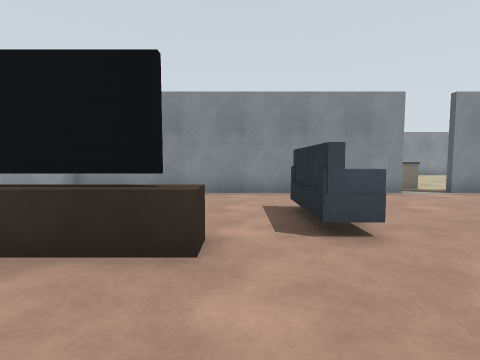
view 1 (above)

19 first-person views from a walk through a robot-simulator world made for Gazebo. The camera is 1 m above the floor, tilts 4° down and sees 85° across. The lines on the ground mark 1 m squares. The floor is counted in squares, 1 m on a side. Each view is taken from the middle of a square. On the plan, view 1 faces up. The plan holds only what a view shows up to about 11 squares ahead; the rest is blank. The place goes on beyond the plan.

view 2
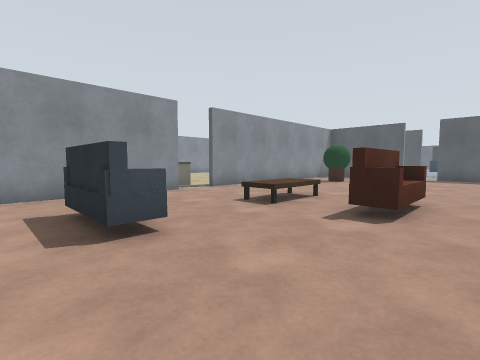

view 3
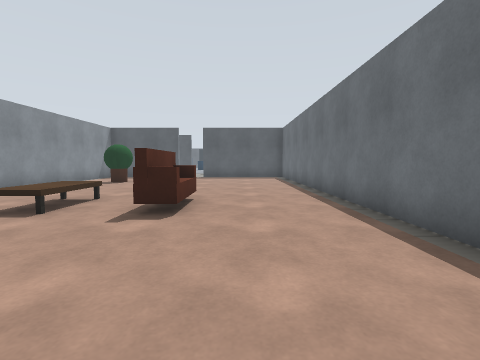

view 4
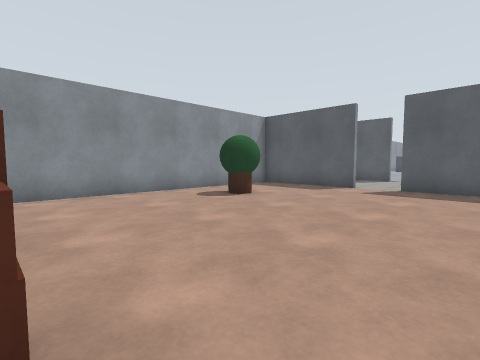

view 5
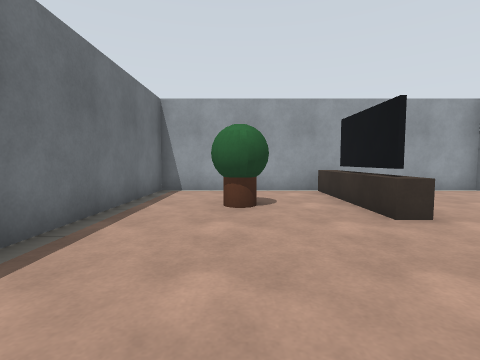

view 6
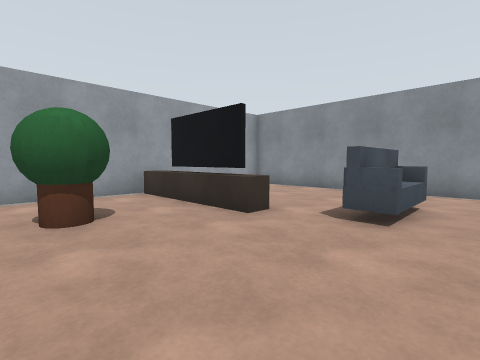

view 7
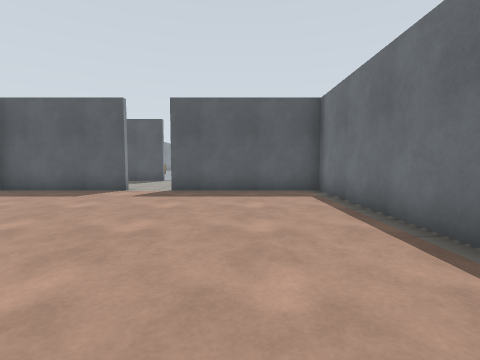

view 8
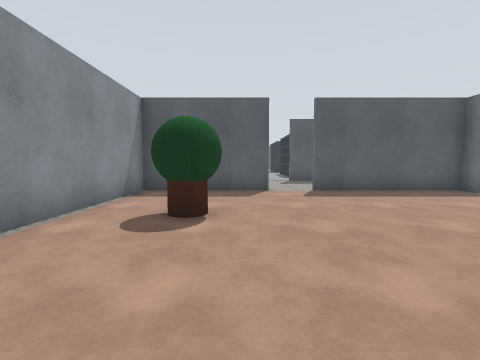

view 9
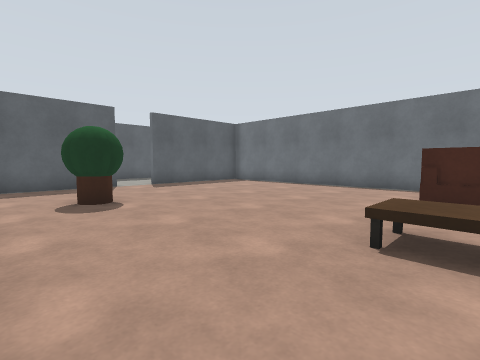

view 10
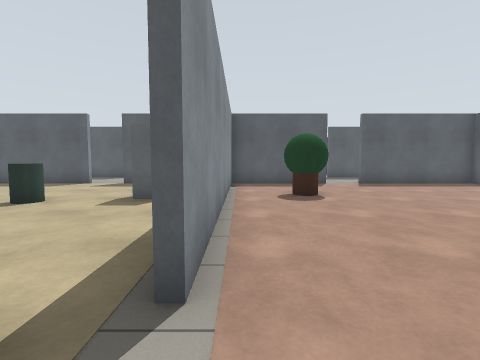

view 11
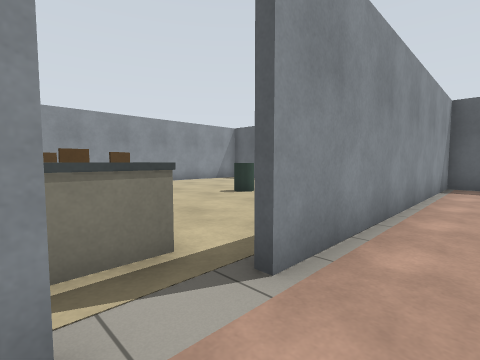

view 12
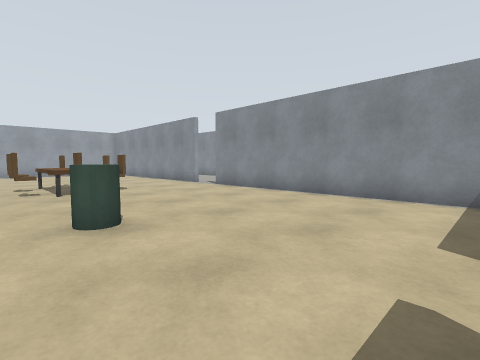

view 13
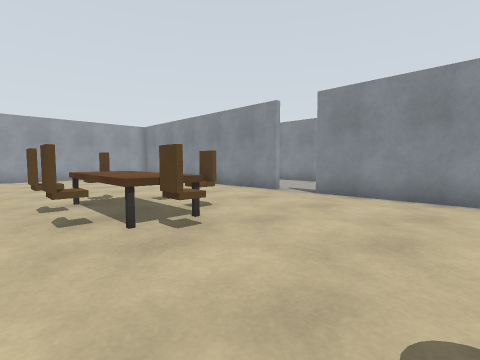

view 14
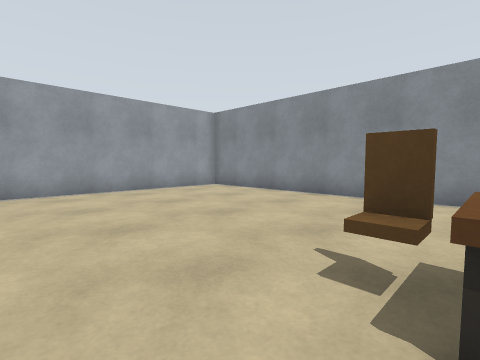

view 15
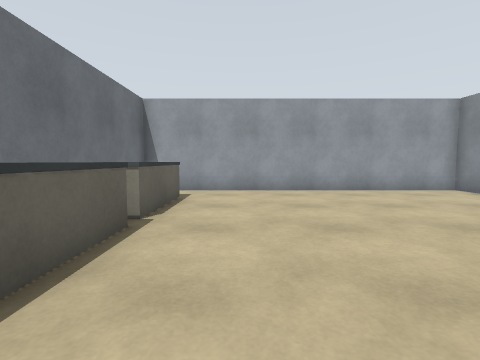

view 16
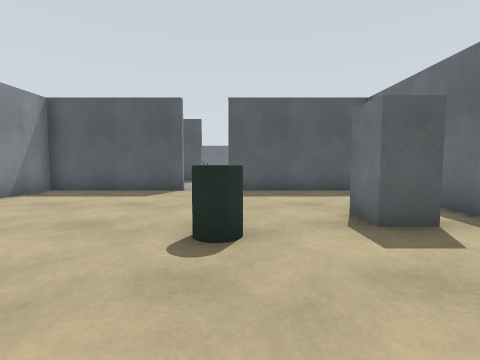

view 17
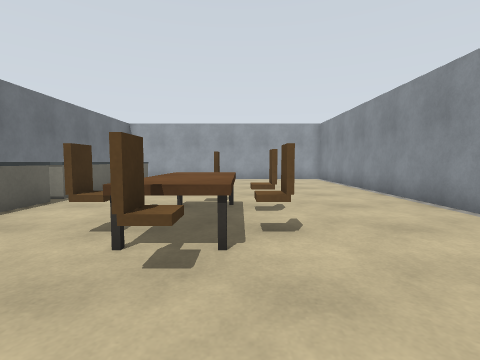

view 18
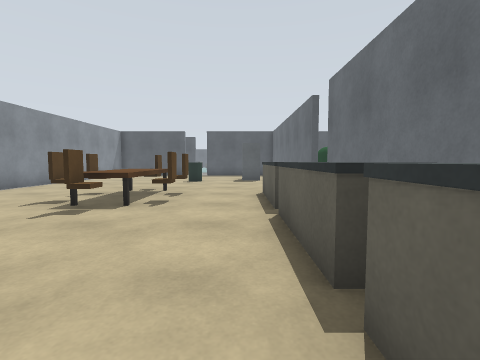

view 19
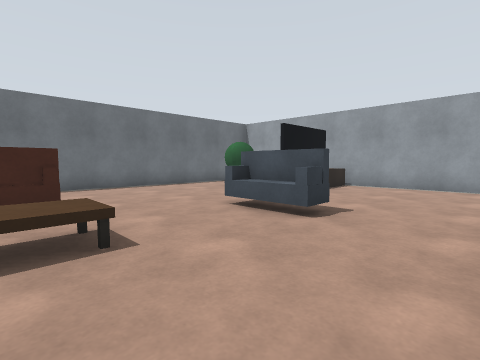

### Floor plan
Points are (right, up) in squares from view 1. A wall is a line through its corners. A room is listed if a view was taken in it or the views show most of it. See-through windows are left out.
Room 1 (views 1, 2, 3, 4, 5, 6, 7, 8, 9, 10, 11, 19)
walls: (4.9, 2) (7.1, 2); (7.1, 1.7) (4.9, 1.7); (1.1, 3.4) (1.1, 5.6); (1.4, 5.6) (1.4, 3.4); (5.2, 8.4) (-5.3, 8.4) (-5.3, 3.4); (17.1, 3.9) (17.1, 8.4) (6.8, 8.4); (-5.3, 2.4) (-5.3, -2.8) (17.1, -2.8) (17.1, 2.5)
ways out: opening at (6, 9) to room 2; opening at (17, 3)
objects: brown box (-5, 3) to (-1, 3); brown cylinder (-3, 0); other object (-2, 0); blue box (2, 4); blue box (2, 5); brown box (5, 1); brown box (5, 4) to (7, 5); brown box (6, 1); brown box (7, 1); brown cylinder (12, 6); other object (13, 6)
Room 2 (views 12, 13, 14, 15, 16, 17, 18)
walls: (6.8, 8.6) (9.1, 8.6); (5.2, 19.6) (-5.3, 19.6) (-5.3, 8.6) (5.2, 8.6); (12.8, 8.6) (13.8, 8.6); (17.1, 14.9) (17.1, 19.6) (6.8, 19.6); (17.1, 9.1) (17.1, 13.4)
ways out: opening at (6, 9) to room 1; opening at (6, 20)
objects: other object (-3, 10) to (-1, 10); other object (0, 10) to (2, 10); other object (3, 10) to (6, 10); brown box (3, 14); brown box (4, 14); brown box (4, 14) to (7, 15); brown box (5, 13); brown box (5, 15); brown box (5, 16); brown box (6, 13); brown box (6, 15); brown box (6, 16); brown box (7, 14); brown box (8, 14); other object (11, 13) to (12, 13); other object (12, 10) to (13, 11)

Where each view was taken, in squares from view 1:
view 1: 0 up, 0 right, facing up
view 2: 0 up, 0 right, facing up-right
view 3: 0 up, 0 right, facing right
view 4: 0 up, 7 right, facing up-right
view 5: 0 up, 4 right, facing left
view 6: 1 down, 3 right, facing up-left
view 7: 0 up, 8 right, facing right
view 8: 5 up, 8 right, facing right
view 9: 8 up, 6 right, facing down-right
view 10: 8 up, 5 right, facing right
view 11: 7 up, 5 right, facing up-right
view 12: 12 up, 16 right, facing up-left
view 13: 12 up, 11 right, facing up-left
view 14: 12 up, 4 right, facing up-left
view 15: 12 up, 4 right, facing left
view 16: 13 up, 8 right, facing right
view 17: 15 up, 10 right, facing left
view 18: 11 up, 2 left, facing right
view 19: 8 up, 6 right, facing down-left
